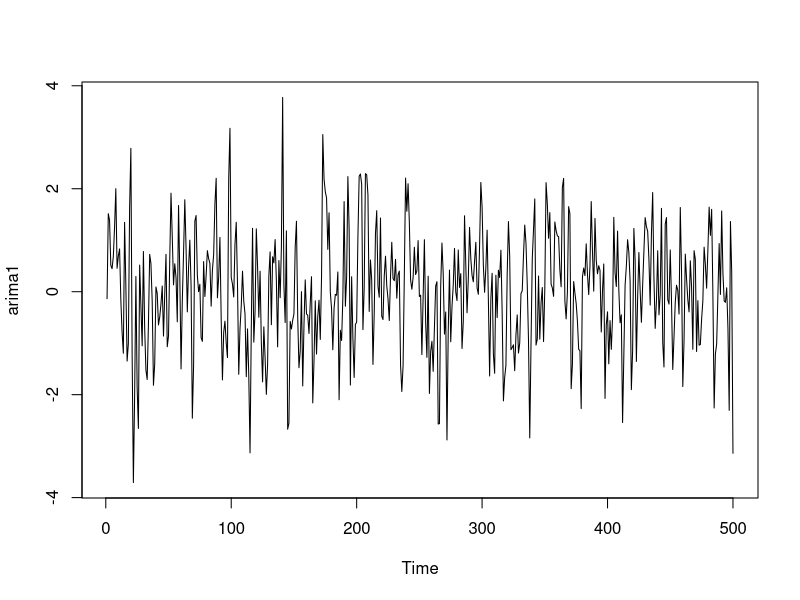
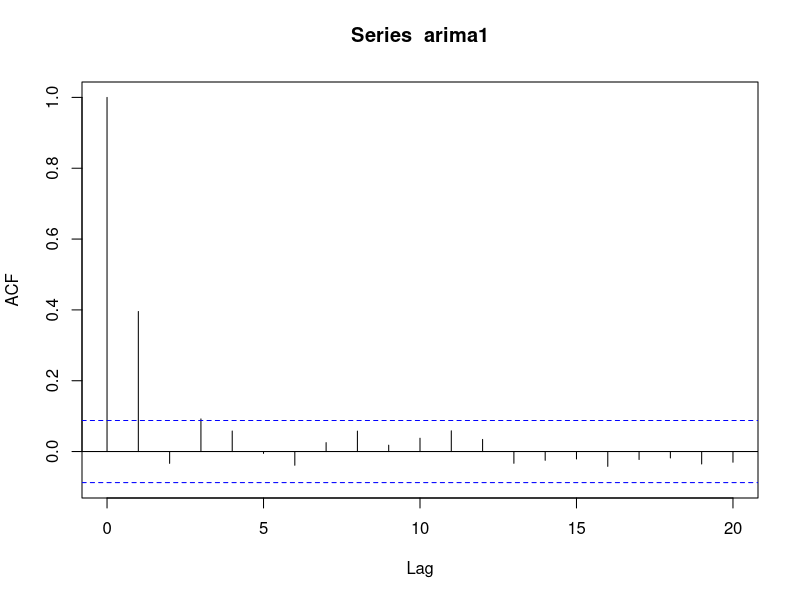
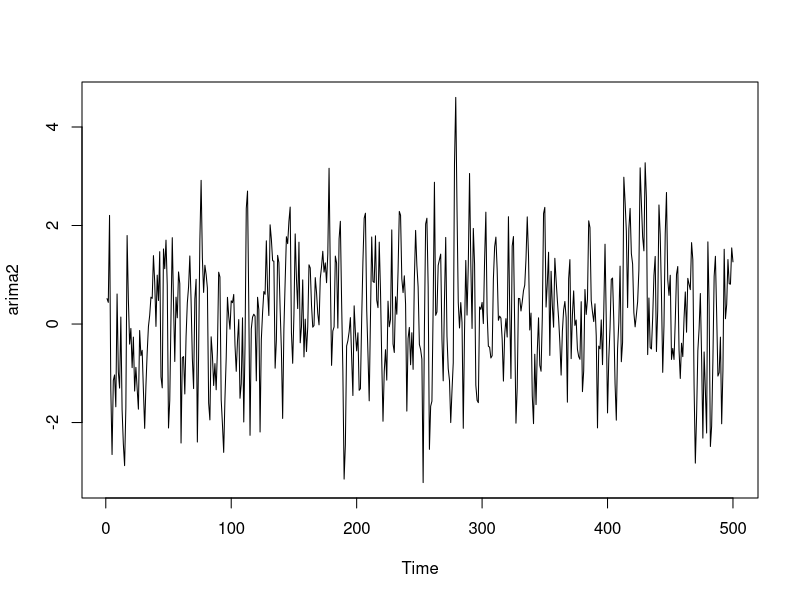
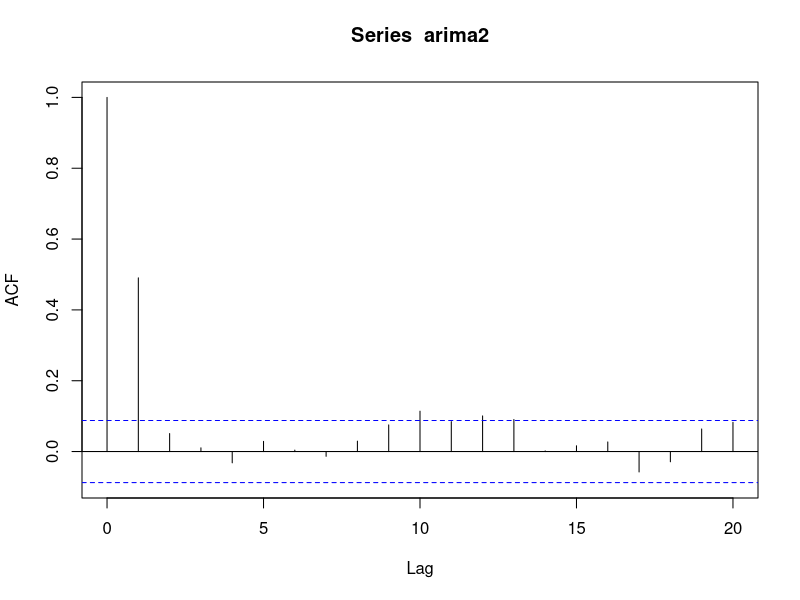
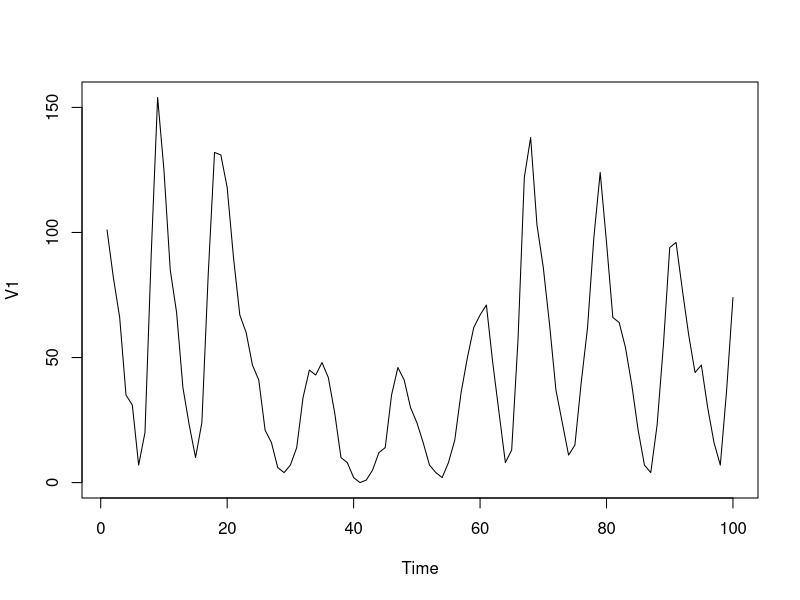
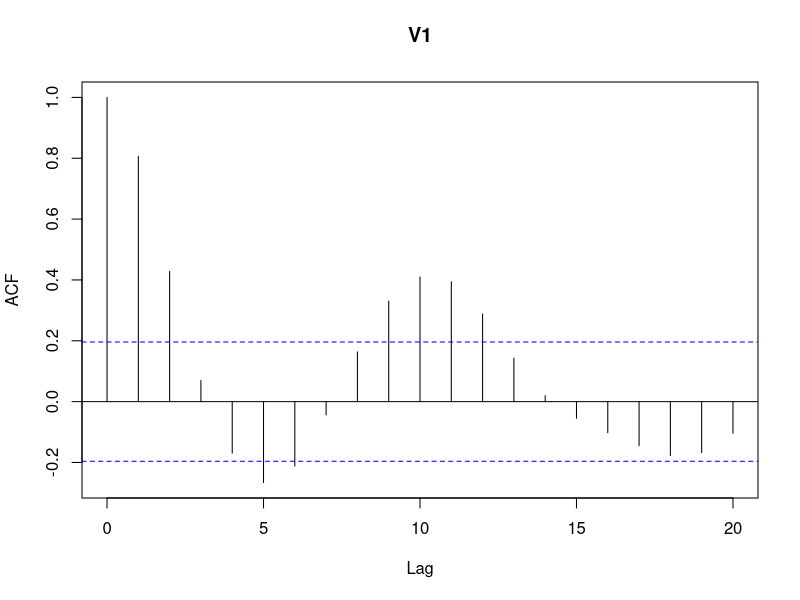
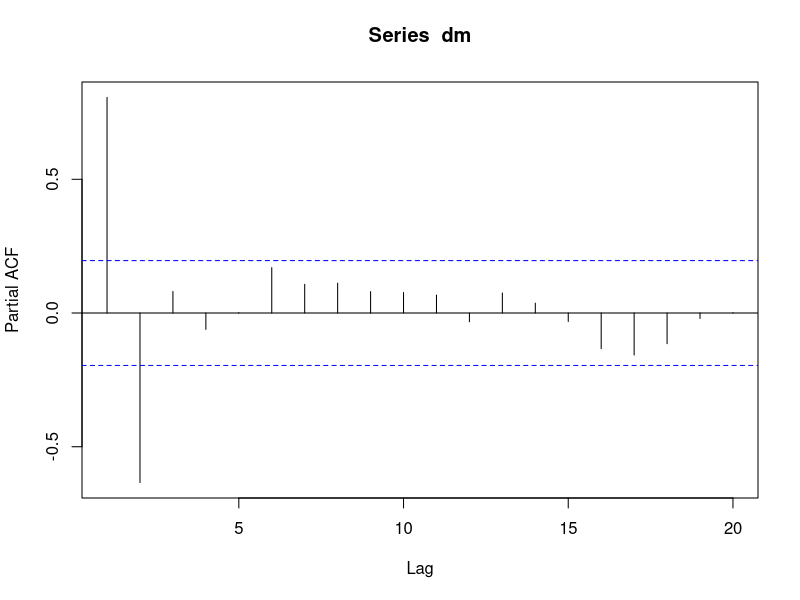
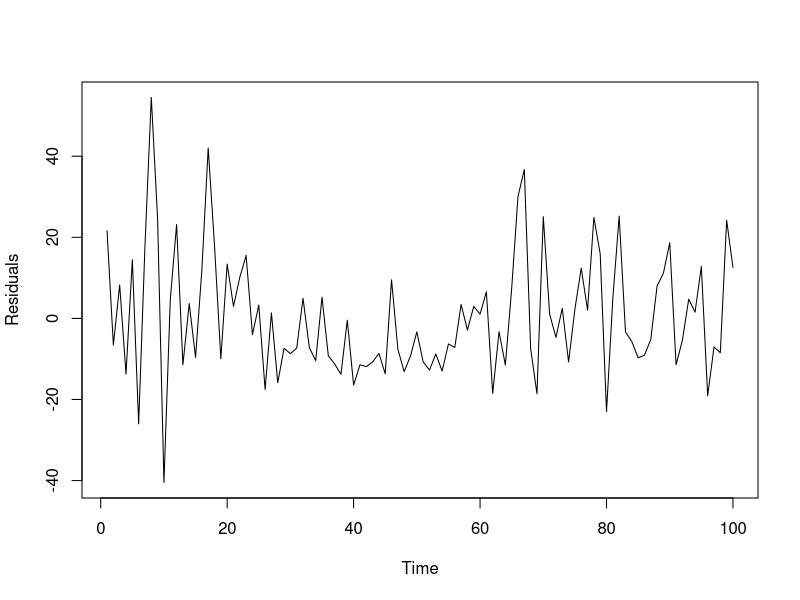

Write the R code that produced these figures, in order.
## ---- chunk 1
phi <- (-0.7)^(0:6)*(.7)
arima1 <- arima.sim(list(order = c(7,0,0), ar = phi), n = 500)
plot(arima1, type="l")
## ---- chunk 2
acf(arima1, lag.max=20)

## ---- chunk 3
arima2 <- arima.sim(list(order = c(7,0,0), ar = phi), n = 500)
plot(arima2, type="l")
## ---- chunk 4
acf(arima2, lag.max=20)
## ---- chunk 5
library(forecast)
sunspot <- read.table("SUNSPOTS.txt")
sunspot.ts = ts(data = sunspot)
plot.ts(sunspot.ts)
acf(sunspot.ts, lag.max = 20)
dm = sunspot.ts-mean(sunspot.ts)
## ---- chunk 6
auto.arima(dm,max.p=10,max.q=0,ic="aic",allowmean=FALSE)
## ---- chunk 7
auto.arima(dm,max.p=10,max.q=0,ic="bic",allowmean=FALSE)
## ---- chunk 8
pacf(dm,lag.max=20)
## ---- chunk 9
qcmodel = arima(dm,order=c(2,0,0),include.mean = FALSE, method="ML")
qcmodel
## ---- chunk 10
resid.qd = resid(qcmodel)
plot(resid.qd,ylab="Residuals",xlab="Time")
## ---- chunk 11
acf(resid.qd, lag.max=20,ylim=c(-1,1))
pacf(resid.qd,lag.max=20,ylim=c(-1,1))
## ---- chunk 12
qqnorm(resid.qd)
qqline(resid.qd)
## ---- chunk 13
mean(sunspot.ts)
## ---- chunk 14
h=5
dm.forecast = predict(qcmodel,h)
dm.forecast$pred
## ---- chunk 15
ts.forecast = dm.forecast$pred + mean(sunspot.ts)
ts.forecast

## ---- chunk 16
dm.forecast$se
## ---- chunk 17
time = (100:104)
bond = 1.96*dm.forecast$se
mean_ts = mean(sunspot.ts)
ss.forecast.pred = dm.forecast$pred + mean_ts
lowerb = ss.forecast.pred - bond
upperb = ss.forecast.pred + bond
lowerb
upperb
## ---- chunk 18
plot(sunspot.ts, xlim=c(0,105))
lines(time,ss.forecast.pred,lwd=2)
lines(time,lowerb,lty=2,lwd=2)
lines(time,upperb,lty=2,lwd=2)
